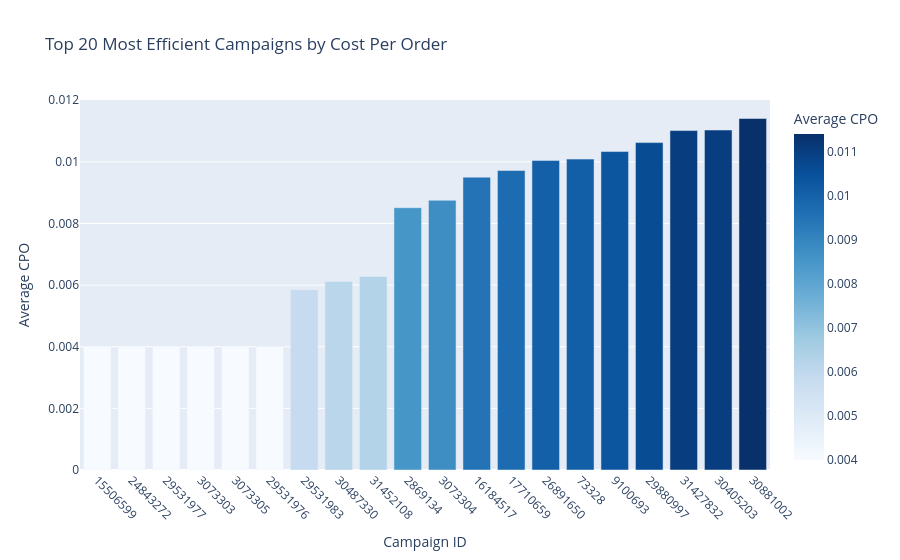

Notebook code cell kept with this figure:
### Markdown cell above
# Chart 2: Cost per order (CPO) by campaign

### Code cell
cpo_stats = df[df['cpo'].notna()].groupby('campaign')['cpo'].mean().reset_index()
cpo_stats = cpo_stats.nsmallest(20, 'cpo')

fig = px.bar(
    cpo_stats,
    x='campaign',
    y='cpo',
    title='Top 20 Most Efficient Campaigns by Cost Per Order',
    labels={'campaign': 'Campaign ID', 'cpo': 'Average CPO'},
    color='cpo',
    color_continuous_scale='blues'
)
fig.update_layout(xaxis_tickangle=45)
fig.write_html('../charts/m3_cpo_by_campaign.html')
fig.show()
print("Chart 2 saved")

### Figure 1 — Plotly figure (JSON) as saved in the notebook; plotly's stock layout.template omitted (floating-point values rounded to 4 significant figures)
{"data": [{"hovertemplate": "Campaign ID=%{x}<br>Average CPO=%{marker.color}<extra></extra>", "legendgroup": "", "marker": {"color": [0.004, 0.004, 0.004, 0.004, 0.004, 0.004004, 0.005852, 0.006121, 0.006282, 0.008512, 0.008752, 0.009502, 0.009718, 0.01005, 0.01009, 0.01033, 0.01062, 0.01102, 0.01103, 0.01141], "coloraxis": "coloraxis", "pattern": {"shape": ""}}, "name": "", "orientation": "v", "showlegend": false, "textposition": "auto", "type": "bar", "x": ["15506599", "24843272", "29531977", "3073303", "3073305", "29531976", "29531983", "30487330", "31452108", "2869134", "3073304", "16184517", "17710659", "26891650", "73328", "9100693", "29880997", "31427832", "30405203", "30881002"], "xaxis": "x", "y": [0.004, 0.004, 0.004, 0.004, 0.004, 0.004004, 0.005852, 0.006121, 0.006282, 0.008512, 0.008752, 0.009502, 0.009718, 0.01005, 0.01009, 0.01033, 0.01062, 0.01102, 0.01103, 0.01141], "yaxis": "y"}], "layout": {"barmode": "relative", "coloraxis": {"colorbar": {"title": {"text": "Average CPO"}}, "colorscale": [[0, "rgb(247,251,255)"], [0.125, "rgb(222,235,247)"], [0.25, "rgb(198,219,239)"], [0.375, "rgb(158,202,225)"], [0.5, "rgb(107,174,214)"], [0.625, "rgb(66,146,198)"], [0.75, "rgb(33,113,181)"], [0.875, "rgb(8,81,156)"], [1, "rgb(8,48,107)"]]}, "legend": {"tracegroupgap": 0}, "title": {"text": "Top 20 Most Efficient Campaigns by Cost Per Order"}, "xaxis": {"anchor": "y", "domain": [0, 1], "tickangle": 45, "title": {"text": "Campaign ID"}}, "yaxis": {"anchor": "x", "domain": [0, 1], "title": {"text": "Average CPO"}}}}
